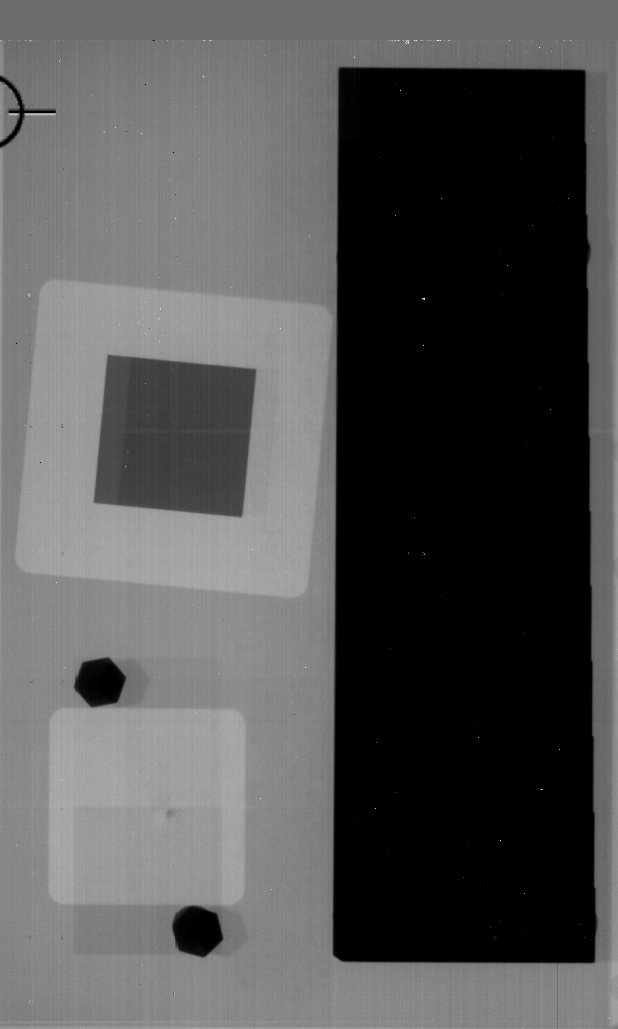
#> input picture PARC/Parc 10107_Image_1.tif, 618 x 1029 px
$ python -i MTF.py   (imports and definitions only)
#> lines starting #> are read from the running program, lines starting #| are printed output that depends on the picture
#> further down, picture is the input picture: shape (1029, 618, 3); min 0, max 255, mean 82.9

"""
This module contains a class and functions for MTF (Modulation Transfer Function) calculations.
The class is used simply for saving MTF data - specifically for the x-ray image performance analysis -
and the functions calculate the MTF for different things and different circumstances.
"""

import cv2
import numpy as np
import matplotlib.pyplot as plt
from skimage.transform import radon

class MTF:
    """ This class is used to hold Modulation Transfer Function data for other objects.
    It does not contain any actual calculation methods - it is solely for storage. The other
    module functions are used for calculations.
    """

    # [59 lines left out: functions __init__, get_MTF_data, determine_MTF_20, not called in this run]


#-----------------------------------------------------------------------#
# This function calculates the LSF and MTF closely following the        #
# methods outlined in the ISO 12233:2000 standard. The one major        #
# difference between this code and the ISO method is that I detect      #
# the edge position using using the Radon transform here, since I think #
# that should be more reliable.                                         #
#-----------------------------------------------------------------------#
def slanted_edge_MTF(img, Radon=True):
    """ Calculate the LSF and MTF of the passed image.

    :param img: The image to calculate the LSF and MTF
    :param Radon: Flag to compute the Radon transform or not
    :return: the binned MTF data and the cycles per mm
    """
#> called with Radon = True

    # We use the Radon transform to find the angle of the brightest line
    # in the derivative img
    deriv_matrix = np.asarray([[-0.5, 0, 0.5]], np.float32)
    scale = 100.0 / np.max(img.shape)
#> scale = 0.0972
    img_sm = img

    # comment here?
    if scale < 1.0:
        img_sm = cv2.resize(img_sm, (0, 0), fx=scale, fy=scale)
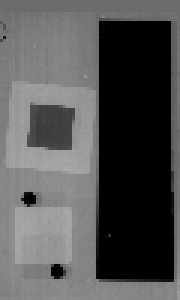
#> img_sm: shape (100, 60, 3) (shown 3 times larger); min 0, max 169, mean 82.7
    LSF_img = cv2.filter2D(img_sm, -1, deriv_matrix)  # line spread function
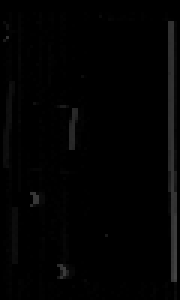
#> LSF_img: shape (100, 60, 3) (shown 3 times larger); min 0, max 69, mean 2.5

    if Radon:
        # Step 1: course angle survey
        theta_array0 = np.linspace(-20, 20., 20, endpoint=False)
#> (the run stopped early here; a loop or call above may not have finished)
